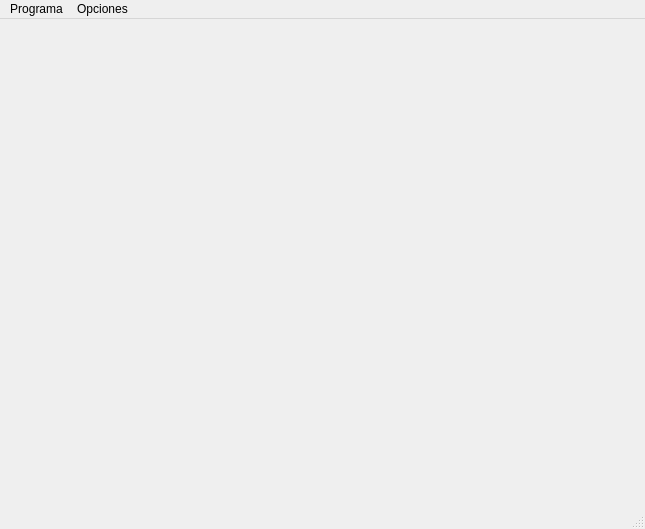
<ui version="4.0" >
 <class>MainWindow</class>
 <widget class="QMainWindow" name="MainWindow" >
  <property name="geometry" >
   <rect>
    <x>0</x>
    <y>0</y>
    <width>645</width>
    <height>529</height>
   </rect>
  </property>
  <property name="windowTitle" >
   <string>Un paseo por el espacio 3D</string>
  </property>
  <property name="windowIcon" >
   <iconset>
    <normaloff>icono1.jpg</normaloff>icono1.jpg</iconset>
  </property>
  <widget class="QWidget" name="centralwidget" >
   <layout class="QVBoxLayout" >
    <property name="spacing" >
     <number>1</number>
    </property>
    <property name="sizeConstraint" >
     <enum>QLayout::SetDefaultConstraint</enum>
    </property>
    <property name="margin" >
     <number>1</number>
    </property>
    <item>
     <widget class="QStackedWidget" name="modulosStack" >
      <property name="sizePolicy" >
       <sizepolicy vsizetype="Preferred" hsizetype="Preferred" >
        <horstretch>0</horstretch>
        <verstretch>0</verstretch>
       </sizepolicy>
      </property>
      <property name="minimumSize" >
       <size>
        <width>200</width>
        <height>100</height>
       </size>
      </property>
     </widget>
    </item>
   </layout>
  </widget>
  <widget class="QMenuBar" name="menubar" >
   <property name="geometry" >
    <rect>
     <x>0</x>
     <y>0</y>
     <width>645</width>
     <height>25</height>
    </rect>
   </property>
   <widget class="QMenu" name="menuArchivo" >
    <property name="title" >
     <string>Programa</string>
    </property>
    <addaction name="actionSalir" />
   </widget>
   <widget class="QMenu" name="menuOpciones" >
    <property name="tearOffEnabled" >
     <bool>true</bool>
    </property>
    <property name="title" >
     <string>Opciones</string>
    </property>
    <addaction name="actionRotar" />
    <addaction name="actionEjes" />
    <addaction name="actionEstereo" />
    <addaction name="actionAntialiasing" />
    <addaction name="actionAjusteEstereo" />
   </widget>
   <addaction name="menuArchivo" />
   <addaction name="menuOpciones" />
  </widget>
  <widget class="QStatusBar" name="statusbar" />
  <action name="actionSalir" >
   <property name="text" >
    <string>Salir</string>
   </property>
  </action>
  <action name="actionRotar" >
   <property name="text" >
    <string>rotar</string>
   </property>
  </action>
  <action name="actionRotar" >
   <property name="checkable" >
    <bool>true</bool>
   </property>
   <property name="checked" >
    <bool>true</bool>
   </property>
   <property name="text" >
    <string>rotar</string>
   </property>
  </action>
  <action name="actionTalCual" >
   <property name="text" >
    <string>tal cual</string>
   </property>
  </action>
  <action name="actionLineasOcultas" >
   <property name="text" >
    <string>líneas ocultas</string>
   </property>
  </action>
  <action name="actionLineas" >
   <property name="text" >
    <string>líneas</string>
   </property>
  </action>
  <action name="actionPuntos" >
   <property name="text" >
    <string>puntos</string>
   </property>
  </action>
  <action name="actionMallaSobrepuesta" >
   <property name="text" >
    <string>malla sobrepuesta</string>
   </property>
  </action>
  <action name="actionAntialiasing" >
   <property name="checkable" >
    <bool>true</bool>
   </property>
   <property name="checked" >
    <bool>true</bool>
   </property>
   <property name="text" >
    <string>Antialiasing</string>
   </property>
  </action>
  <action name="actionAAsmoothing" >
   <property name="checkable" >
    <bool>true</bool>
   </property>
   <property name="checked" >
    <bool>true</bool>
   </property>
   <property name="text" >
    <string>AAsmoothing</string>
   </property>
  </action>
  <action name="action0" >
   <property name="text" >
    <string>0</string>
   </property>
  </action>
  <action name="action1" >
   <property name="text" >
    <string>1</string>
   </property>
  </action>
  <action name="action2" >
   <property name="text" >
    <string>2</string>
   </property>
  </action>
  <action name="action3" >
   <property name="text" >
    <string>3</string>
   </property>
  </action>
  <action name="action4" >
   <property name="text" >
    <string>4</string>
   </property>
  </action>
  <action name="action5" >
   <property name="text" >
    <string>5</string>
   </property>
  </action>
  <action name="action6" >
   <property name="text" >
    <string>6</string>
   </property>
  </action>
  <action name="action7" >
   <property name="text" >
    <string>7</string>
   </property>
  </action>
  <action name="action8" >
   <property name="text" >
    <string>8</string>
   </property>
  </action>
  <action name="actionEstereo" >
   <property name="checkable" >
    <bool>true</bool>
   </property>
   <property name="checked" >
    <bool>true</bool>
   </property>
   <property name="text" >
    <string>estéreo</string>
   </property>
  </action>
  <action name="actionADD" >
   <property name="text" >
    <string>ADD</string>
   </property>
  </action>
  <action name="actionDELAYED_ADD" >
   <property name="text" >
    <string>DELAYED_ADD</string>
   </property>
  </action>
  <action name="actionSORTED_OBJECT_ADD" >
   <property name="text" >
    <string>SORTED_OBJECT_ADD </string>
   </property>
  </action>
  <action name="actionDELAYED_BLEND" >
   <property name="text" >
    <string>DELAYED_BLEND </string>
   </property>
  </action>
  <action name="actionSORTED_OBJECT_BLEND" >
   <property name="text" >
    <string>SORTED_OBJECT_BLEND</string>
   </property>
  </action>
  <action name="actionSORTED_OBJECT_SORTED_TRIANGLE_BLEND" >
   <property name="text" >
    <string>SORTED_OBJECT_SORTED_TRIANGLE_BLEND</string>
   </property>
  </action>
  <action name="actionNONE" >
   <property name="text" >
    <string>NONE</string>
   </property>
  </action>
  <action name="actionSORTED_LAYERS_BLEND" >
   <property name="text" >
    <string>SORTED_LAYERS_BLEND </string>
   </property>
  </action>
  <action name="actionAjusteEstereo" >
   <property name="text" >
    <string>ajuste estereo...</string>
   </property>
   <property name="visible" >
    <bool>false</bool>
   </property>
  </action>
  <action name="actionEjes" >
   <property name="checkable" >
    <bool>true</bool>
   </property>
   <property name="text" >
    <string>ejes</string>
   </property>
   <property name="visible" >
    <bool>false</bool>
   </property>
  </action>
 </widget>
 <resources>
  <include location="imagenes.qrc" />
 </resources>
 <connections>
  <connection>
   <sender>actionSalir</sender>
   <signal>activated()</signal>
   <receiver>MainWindow</receiver>
   <slot>close()</slot>
   <hints>
    <hint type="sourcelabel" >
     <x>-1</x>
     <y>-1</y>
    </hint>
    <hint type="destinationlabel" >
     <x>399</x>
     <y>299</y>
    </hint>
   </hints>
  </connection>
 </connections>
</ui>
